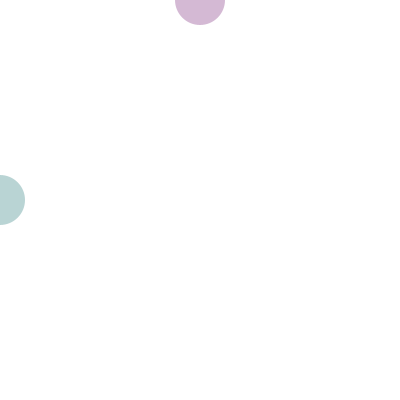
Frame 1 (no input)
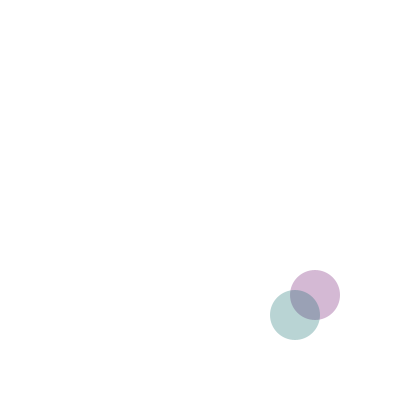
Frame 60 (the mouse pressed at the canvas centre just before this capture)
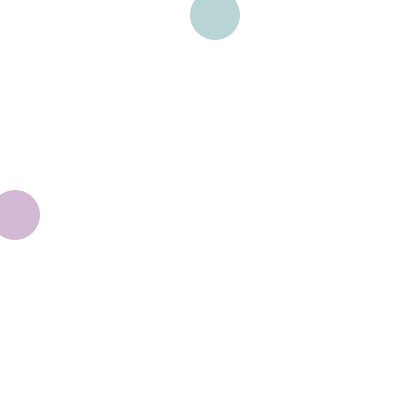
Frame 120 (the mouse held since frame 60 and released just before this capture)

The Processing sketch that drew these frames (run headless with seeded random() and noise(); from frame 60 on, the mouse is pressed at the canvas centre):

// Processing sketch: processing_66417
// ── processing_66417.pde

int ballX;
int ballY;
int speedBallX;
int speedBallY;
int ballA;
int ballB;
int speedBallA;
int speedBallB;

void setup() {

  size (400, 400);
  smooth();

  ballX = 200;
  ballY = 0;
  speedBallX = 5;
  speedBallY = 5;
  
  ballA = 0;
  ballB = 200;
  speedBallA = 5;
  speedBallB = 5;
}

void draw() {
  
  background(255);
  noStroke();
  fill(100, 0, 100, 70);
  ellipse (ballX, ballY, 50, 50);
  fill(0, 100, 100, 70);
  ellipse (ballA, ballB, 50, 50);
  
  ballX = ballX + speedBallX;
  ballY = ballY + speedBallY;
  ballA = ballA + speedBallA;
  ballB = ballB + speedBallB;
  
   if (ballX > width || ballX < 0){
   speedBallX *= -1;
  }
   
  if (ballY > height || ballY < 0){
   speedBallY *= -1;
  }
  
   if (ballA > width || ballA < 0){
   speedBallA *= -1;
  }
   
  if (ballB > height || ballB < 0){
   speedBallB *= -1;
  }


}
